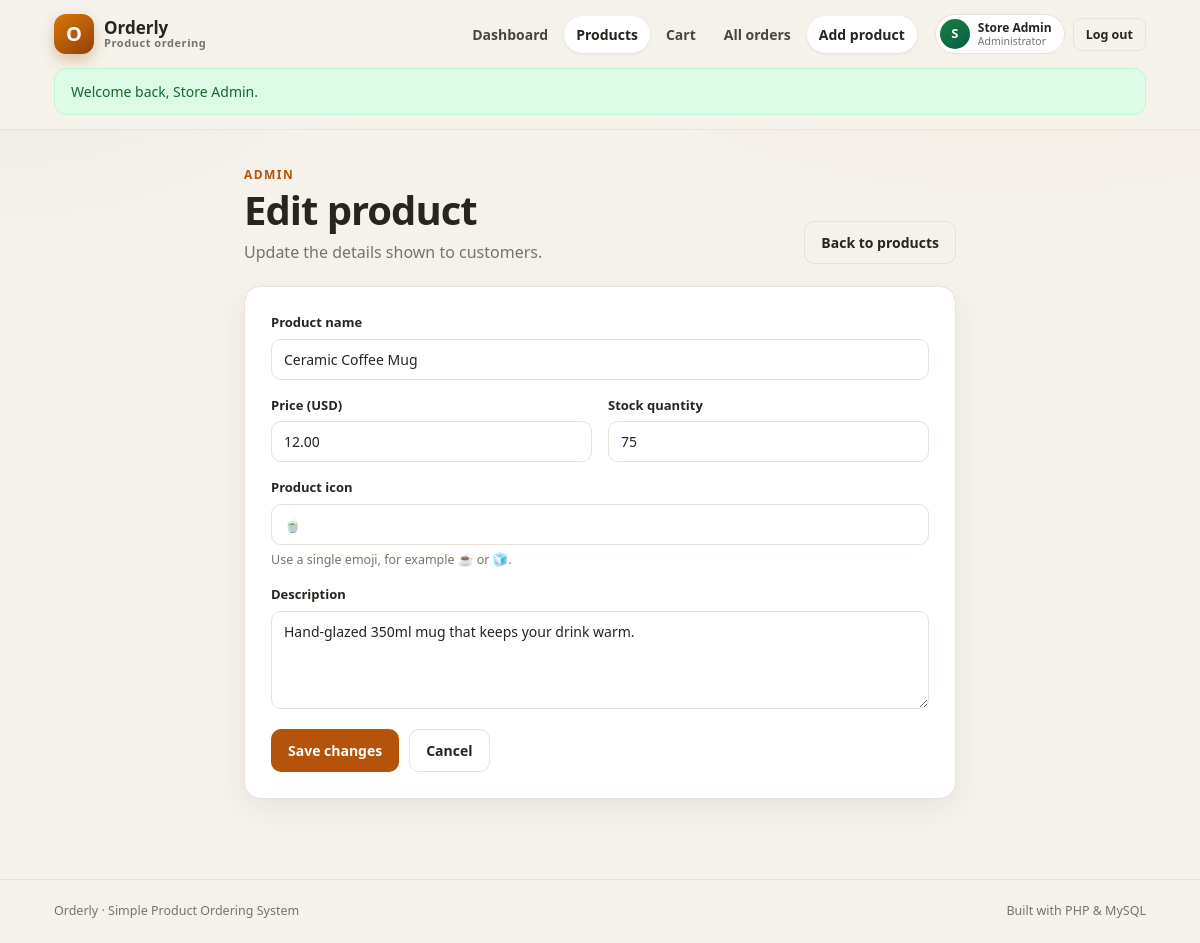
/php/product_form.php?id=2 (signed in), run on the app's committed database.
### tables this page shows
CREATE TABLE IF NOT EXISTS users (
  id INT UNSIGNED AUTO_INCREMENT PRIMARY KEY,
  name VARCHAR(80) NOT NULL,
  email VARCHAR(190) NOT NULL UNIQUE,
  password_hash VARCHAR(255) NOT NULL,
  role ENUM('admin', 'customer') NOT NULL DEFAULT 'customer',
  created_at TIMESTAMP NOT NULL DEFAULT CURRENT_TIMESTAMP
);

CREATE TABLE IF NOT EXISTS products (
  id INT UNSIGNED AUTO_INCREMENT PRIMARY KEY,
  name VARCHAR(120) NOT NULL,
  description TEXT NULL,
  price DECIMAL(10, 2) NOT NULL DEFAULT 0.00,
  stock INT NOT NULL DEFAULT 0,
  image VARCHAR(16) NOT NULL DEFAULT '📦',
  created_at TIMESTAMP NOT NULL DEFAULT CURRENT_TIMESTAMP,
  updated_at TIMESTAMP NOT NULL DEFAULT CURRENT_TIMESTAMP ON UPDATE CURRENT_TIMESTAMP
);

### php/helpers.php (called while the page is built, shortened)
<?php
require_once __DIR__ . '/db.php';
function e($value): string
{
    return htmlspecialchars((string) $value, ENT_QUOTES, 'UTF-8');
}
function pull_flash(): ?array
{
    $flash = $_SESSION['flash'] ?? null;
    return $flash;
}
function current_user(): ?array
{
    static $loaded = false;
    static $user = null;
    if ($loaded) {
        return $user;
    }
    $loaded = true;
    $statement = db()->prepare('SELECT id, name, email, role FROM users WHERE id = ?');
    $statement->execute([(int) $_SESSION['user_id']]);
    $row = $statement->fetch();
    $user = $row;
    return $user;
}
function require_login(): void
{
    if (!current_user()) {
        flash('error', 'Please log in to continue.');
        redirect('login.php');
    }
}
function require_admin(): void
{
    require_login();
}
function parse_id($value): ?int
{
    $id = (int) $value;
    return $id > 0 ? $id : null;
}

### php/db.php (called while the page is built)
<?php
function app_config(): array
{
    static $config = null;
    if ($config === null) {
        $config = require __DIR__ . '/config.php';
    }
    return $config;
}
function db(): PDO
{
    static $pdo = null;
    if ($pdo instanceof PDO) {
        return $pdo;
    }
    $database = app_config()['db'];
    $dsn = sprintf(
        'mysql:host=%s;port=%s;dbname=%s;charset=utf8mb4',
        $database['host'],
        $database['port'],
        $database['name']
    );
    try {
        $pdo = new PDO($dsn, $database['user'], $database['password'], [
            PDO::ATTR_ERRMODE => PDO::ERRMODE_EXCEPTION,
            PDO::ATTR_DEFAULT_FETCH_MODE => PDO::FETCH_ASSOC,
            PDO::ATTR_EMULATE_PREPARES => false,
        ]);
    } catch (PDOException $error) {
        error_log('Database connection failed: ' . $error->getMessage());
        http_response_code(500);
        echo '<!DOCTYPE html><html lang="en"><head><meta charset="utf-8"><title>Database error</title></head><body style="font-family:sans-serif;padding:40px"><h1>Database connection failed</h1><p>Check the database settings in <code>php/config.php</code>.</p></body></html>';
        exit;
    }
    return $pdo;
}

### php/product_form.php (the view, shortened to what this page needs)
<?php
require_once __DIR__ . '/helpers.php';
require_admin();
$rawId = $_GET['id'] ?? null;
$id = $rawId !== null ? parse_id($rawId) : null;
$isEdit = $id !== null;
$product = ['name' => '', 'description' => '', 'price' => '', 'stock' => '', 'image' => '📦'];
if ($isEdit) {
    $statement = db()->prepare('SELECT * FROM products WHERE id = ?');
    $statement->execute([$id]);
    $existing = $statement->fetch();
    $product = $existing;
}
include __DIR__ . '/partials/header.php';
?>
<main class="container page narrow">
  <div class="page-head">
    <div>
      <p class="eyebrow">Admin</p>
      <h1><?= $isEdit ? 'Edit product' : 'Add a new product' ?></h1>
      <p class="muted"><?= $isEdit ? 'Update the details shown to customers.' : 'Fill in the details to publish a product to the catalogue.' ?></p>
    </div>
    <a href="products.php" class="btn btn-ghost">Back to products</a>
  </div>
  <form action="product_form.php<?= $isEdit ? '?id=' . $id : '' ?>" method="post" class="card form-card stack">
    <div class="field">
      <label for="name">Product name</label>
      <input id="name" type="text" name="name" value="<?= e($product['name']) ?>" maxlength="120" required>
    </div>
    <div class="form-row">
      <div class="field">
        <label for="price">Price (USD)</label>
        <input id="price" type="number" name="price" value="<?= e($product['price']) ?>" min="0" step="0.01" required>
      </div>
      <div class="field">
        <label for="stock">Stock quantity</label>
        <input id="stock" type="number" name="stock" value="<?= e($product['stock']) ?>" min="0" step="1" required>
      </div>
    </div>
    <div class="field">
      <label for="image">Product icon</label>
      <input id="image" type="text" name="image" value="<?= e($product['image']) ?>" maxlength="16">
      <small class="hint">Use a single emoji, for example ☕ or 🧊.</small>
    </div>
    <div class="field">
      <label for="description">Description</label>
      <textarea id="description" name="description" rows="4" maxlength="1000"><?= e($product['description']) ?></textarea>
    </div>
    <div class="form-actions">
      <button type="submit" class="btn"><?= $isEdit ? 'Save changes' : 'Create product' ?></button>
      <a href="products.php" class="btn btn-ghost">Cancel</a>
    </div>
  </form>
</main>
<?php include __DIR__ . '/partials/footer.php'; ?>

### php/partials/header.php (shortened to what this page needs)
<?php
$currentUser = current_user();
$flash = pull_flash();
$currentFile = basename($_SERVER['PHP_SELF']);
$productPages = ['products.php', 'product_form.php'];
$orderPages = ['orders.php', 'order.php'];
?>
<!DOCTYPE html>
<html lang="en">
<head>
  <link rel="stylesheet" href="assets/style.css">
</head>
<body>
<header class="site-header">
  <div class="container nav">
    <a class="brand" href="<?= $currentUser ? 'index.php' : 'login.php' ?>">
      <span class="brand-mark">O</span>
      <span class="brand-text">Orderly<small>Product ordering</small></span>
    </a>
    <nav class="nav-links">
      <?php if ($currentUser) { ?>
        <a href="index.php" class="<?= $currentFile === 'index.php' ? 'active' : '' ?>">Dashboard</a>
        <a href="products.php" class="<?= in_array($currentFile, $productPages, true) ? 'active' : '' ?>">Products</a>
        <a href="cart.php" class="<?= $currentFile === 'cart.php' ? 'active' : '' ?>">
          Cart
        </a>
        <a href="orders.php" class="<?= in_array($currentFile, $orderPages, true) ? 'active' : '' ?>">
          <?= $currentUser['role'] === 'admin' ? 'All orders' : 'My orders' ?>
        </a>
        <?php if ($currentUser['role'] === 'admin') { ?>
          <a href="product_form.php" class="<?= $currentFile === 'product_form.php' ? 'active' : '' ?>">Add product</a>
        <?php } ?>
      <?php } else { ?>
        <a href="login.php" class="<?= $currentFile === 'login.php' ? 'active' : '' ?>">Log in</a>
        <a href="register.php" class="btn btn-small">Create account</a>
      <?php } ?>
    </nav>
    <?php if ($currentUser) { ?>
      <div class="nav-user">
        <span class="user-chip">
          <span class="avatar"><?= e(strtoupper(substr($currentUser['name'], 0, 1))) ?></span>
          <span class="user-meta">
            <strong><?= e($currentUser['name']) ?></strong>
            <small><?= $currentUser['role'] === 'admin' ? 'Administrator' : 'Customer' ?></small>
          </span>
        </span>
        <form action="logout.php" method="post">
          <button type="submit" class="btn btn-ghost btn-small">Log out</button>
        </form>
      </div>
    <?php } ?>
  </div>
  <?php if ($flash) { ?>
    <div class="container">
      <div class="alert alert-<?= e($flash['type']) ?>" role="status"><?= e($flash['message']) ?></div>
    </div>
  <?php } ?>
</header>

### data on the page
users: name "S", name "Store Admin"
products: name "Ceramic Coffee Mug", price "12.00", stock "75", image "🍵", description "Hand-glazed 350ml mug that keeps your drink warm."

### other printed values
$flash['message'] "Welcome back, Store Admin."
